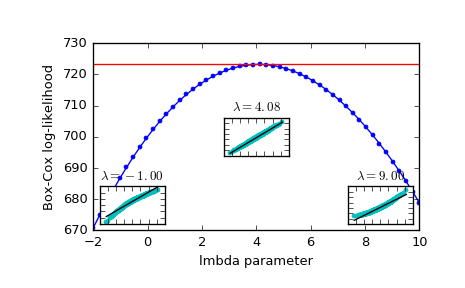

Recreate this plot in Python.
from scipy import stats
import matplotlib.pyplot as plt
from mpl_toolkits.axes_grid1.inset_locator import inset_axes
np.random.seed(1245)

# Generate some random variates and calculate Box-Cox log-likelihood values
# for them for a range of ``lmbda`` values:

x = stats.loggamma.rvs(5, loc=10, size=1000)
lmbdas = np.linspace(-2, 10)
llf = np.zeros(lmbdas.shape, dtype=float)
for ii, lmbda in enumerate(lmbdas):
    llf[ii] = stats.boxcox_llf(lmbda, x)

# Also find the optimal lmbda value with `boxcox`:

x_most_normal, lmbda_optimal = stats.boxcox(x)

# Plot the log-likelihood as function of lmbda.  Add the optimal lmbda as a
# horizontal line to check that that's really the optimum:

fig = plt.figure()
ax = fig.add_subplot(111)
ax.plot(lmbdas, llf, 'b.-')
ax.axhline(stats.boxcox_llf(lmbda_optimal, x), color='r')
ax.set_xlabel('lmbda parameter')
ax.set_ylabel('Box-Cox log-likelihood')

# Now add some probability plots to show that where the log-likelihood is
# maximized the data transformed with `boxcox` looks closest to normal:

locs = [3, 10, 4]  # 'lower left', 'center', 'lower right'
for lmbda, loc in zip([-1, lmbda_optimal, 9], locs):
    xt = stats.boxcox(x, lmbda=lmbda)
    (osm, osr), (slope, intercept, r_sq) = stats.probplot(xt)
    ax_inset = inset_axes(ax, width="20%", height="20%", loc=loc)
    ax_inset.plot(osm, osr, 'c.', osm, slope*osm + intercept, 'k-')
    ax_inset.set_xticklabels([])
    ax_inset.set_yticklabels([])
    ax_inset.set_title('$\lambda=%1.2f$' % lmbda)

plt.show()
